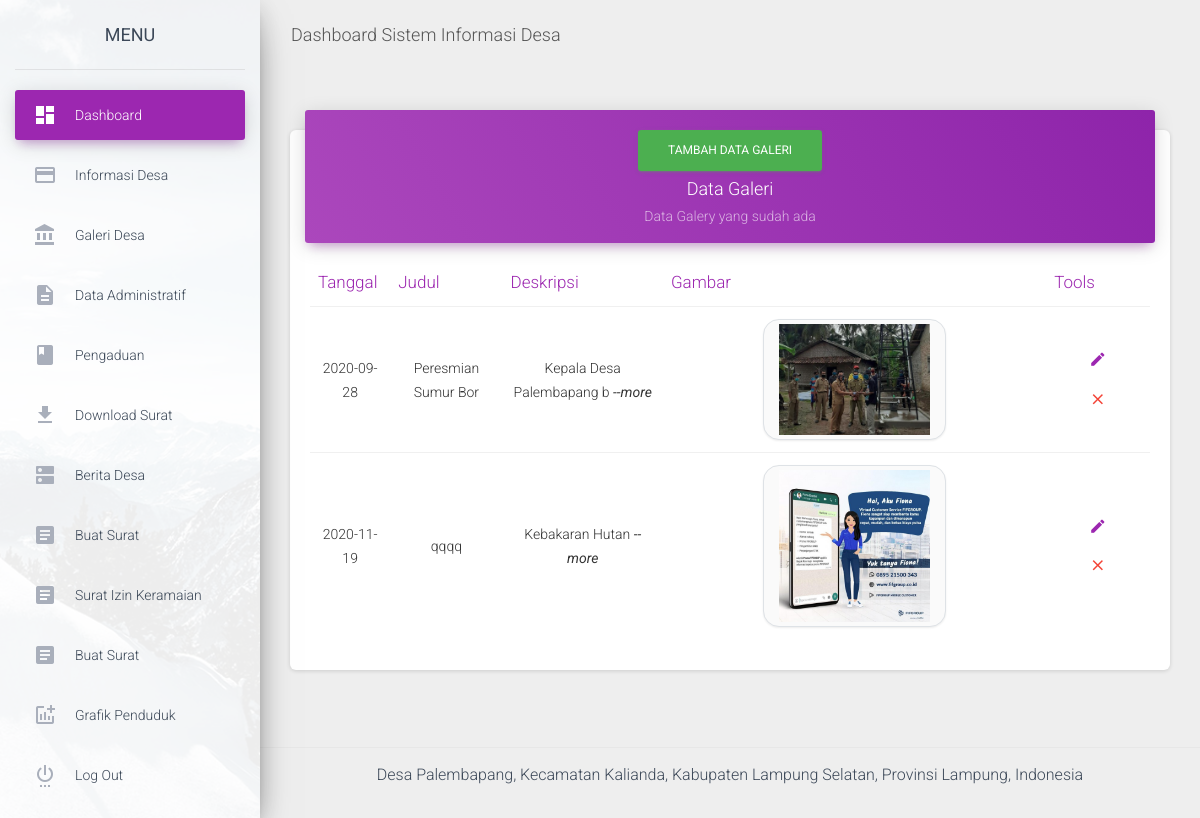
Screenshot of /admin/data_galeri.php (signed in) with the database file from the repository.
### tables this page shows
CREATE TABLE `tbl_galeri` (
  `id_galeri` varchar(15) DEFAULT NULL,
  `judul` varchar(200) DEFAULT NULL,
  `tgl_galeri` date DEFAULT NULL,
  `deskripsi` text DEFAULT NULL,
  `gambar` varchar(200) DEFAULT NULL
);

### admin/data_galeri.php (the view, shortened to what this page needs)
<?php
 include "atas.php";
 include "config.php";
?>
<?php
 if(isset($_SESSION['username'])){
         ?>
  <div class="wrapper ">
    <div class="sidebar" data-color="purple" data-background-color="white" data-image="assets/img/sidebar-1.jpg">
      <div class="logo">
        <a href="" class="simple-text logo-normal">
          MENU
        </a>
      </div>
      <div class="sidebar-wrapper">
        <ul class="nav">
          <li class="nav-item active  ">
            <a class="nav-link" href="home">
              <i class="material-icons">dashboard</i>
              <p>Dashboard</p>
            </a>
          </li>
          <li class="nav-item ">
            <a class="nav-link" href="data_informasi">
             <i class="material-icons">credit_card</i>
              <p>Informasi Desa</p>
            </a>
          </li>
            <li class="nav-item ">
            <a class="nav-link" href="data_galeri">
              <i class="material-icons">account_balance</i>
              <p>Galeri Desa</p>
            </a>
          </li>
            <li class="nav-item ">
            <a class="nav-link" href="data_adminis">
              <i class="material-icons">description</i>
              <p>Data Administratif</p>
            </a>
          </li>
            <li class="nav-item ">
            <a class="nav-link" href="data_pengaduan">
              <i class="material-icons">book</i>
              <p>Pengaduan</p>
            </a>
          </li>
            <li class="nav-item ">
            <a class="nav-link" href="data_download">
              <i class="material-icons">get_app</i>
              <p>Download Surat</p>
            </a>
          </li>
            <li class="nav-item ">
            <a class="nav-link" href="data_berita">
              <i class="material-icons">dns</i>
              <p>Berita Desa</p>
            </a>
          </li>
          <li class="nav-item ">
          <a class="nav-link" href="data_buat_surat">
            <i class="material-icons">article</i>
            <p>Buat Surat</p>
          </a>
        </li>
        <li class="nav-item ">
          <a class="nav-link" href="data_surat_izin_keramaian">
            <i class="material-icons">article</i>
            <p>Surat Izin Keramaian</p>
          </a>
        </li>
          <li class="nav-item ">
            <a class="nav-link" href="data_buat_surat">
              <i class="material-icons">article</i>
              <p>Buat Surat</p>
            </a>
              <li class="nav-item ">
            <a class="nav-link" href="grafik_penduduk">
              <i class="material-icons">addchart</i>
              <p>Grafik Penduduk</p>
               </a>
          </li>
             <li class="nav-item ">
            <a class="nav-link" href="logout">
              <i class="material-icons">settings_power</i>
              <p>Log Out</p>
            </a>
          </li>
        </ul>
      </div>
    </div>
    <div class="main-panel">
      <nav class="navbar navbar-expand-lg navbar-transparent navbar-absolute fixed-top ">
        <div class="container-fluid">
          <div class="navbar-wrapper">
            <a class="navbar-brand" href="#pablo">Dashboard Sistem Informasi Desa</a>
          </div>
        </div>
      </nav>
      <div class="content">
        <div class="container-fluid">
          <div class="row">
            <div class="col-md-12">
              <div class="card">
                <div class="card-header card-header-primary" align="center">
                     <a href="data_galeri_input">
         <button type="button" class="btn btn-success">Tambah Data Galeri  </button>
         </a>
                  <h4 class="card-title ">Data Galeri </h4>
                  <p class="card-category"> Data Galery yang sudah ada</p>
                </div>
                <div class="card-body">
                  <div class="table-responsive">
                    <table class="table">
                      <thead class=" text-primary">
                          <th>
                         Tanggal
                        </th>
                        <th>
                         Judul
                        </th>
                        <th align="center">
                          Deskripsi
                        </th>
                          <th align="center">
                          Gambar
                        </th>
                          <th>
                          Tools
                        </th>
                      </thead>
                      <tbody>
                       <?php
    $sql  = "SELECT * FROM tbl_galeri ORDER BY tgl_galeri ";
	$rest = mysqli_query($koneksi,$sql);
	while($data = mysqli_fetch_assoc($rest) )
	{
						?>
                        <tr>
         <td align="center"> <?php echo $data['tgl_galeri'];?></td>
         <td align="center"> <?php echo $data['judul'];?></td>
         <td align="center"> <?php echo substr($data['deskripsi'],0,25);?> <i><b>--more</b></i></td>
        <td align="center">
            <a href="<?php echo $data['gambar']; ?>" target="_blank">
            <img src="<?php echo $data['gambar']; ?>" class="col-sm-6 img-thumbnail" />
                        </a>
                            </td>
        <td align="center">
                <a href="edit_galeri?id=<?php echo $data['id_galeri']?>">
                            <button type="button" rel="tooltip" title="Edit Data" class="btn btn-primary btn-link btn-sm">
                                <i class="material-icons">edit</i>
                              </button>
                </a>
                <a href="confirm_hapus_galeri?id=<?php echo $data['id_galeri']?>">
                              <button type="button" rel="tooltip" title="Hapus Data" class="btn btn-danger btn-link btn-sm">
                                <i class="material-icons">close</i>
                              </button>
                </a>
         </td>
                        </tr>
                          <?php
    }
        ?>
                      </tbody>
                    </table>
                  </div>
                </div>
              </div>
            </div>
          </div>
        </div>
      </div>
      <footer class="footer">
        <div class="container-fluid">
            <p>Desa Palembapang, Kecamatan Kalianda, Kabupaten Lampung Selatan, Provinsi Lampung, Indonesia</p>
        </div>
      </footer>
    </div>
  </div>
        <?php
 }
?>
  <?php
   include "bawah.php";
?>

### rows the page displays
tbl_galeri: tgl_galeri "2020-09-28", judul "Peresmian Sumur Bor", deskripsi "Kepala Desa Palembapang b", gambar (picture)
tbl_galeri: tgl_galeri "2020-11-19", judul "qqqq", deskripsi "Kebakaran Hutan", gambar (picture)
